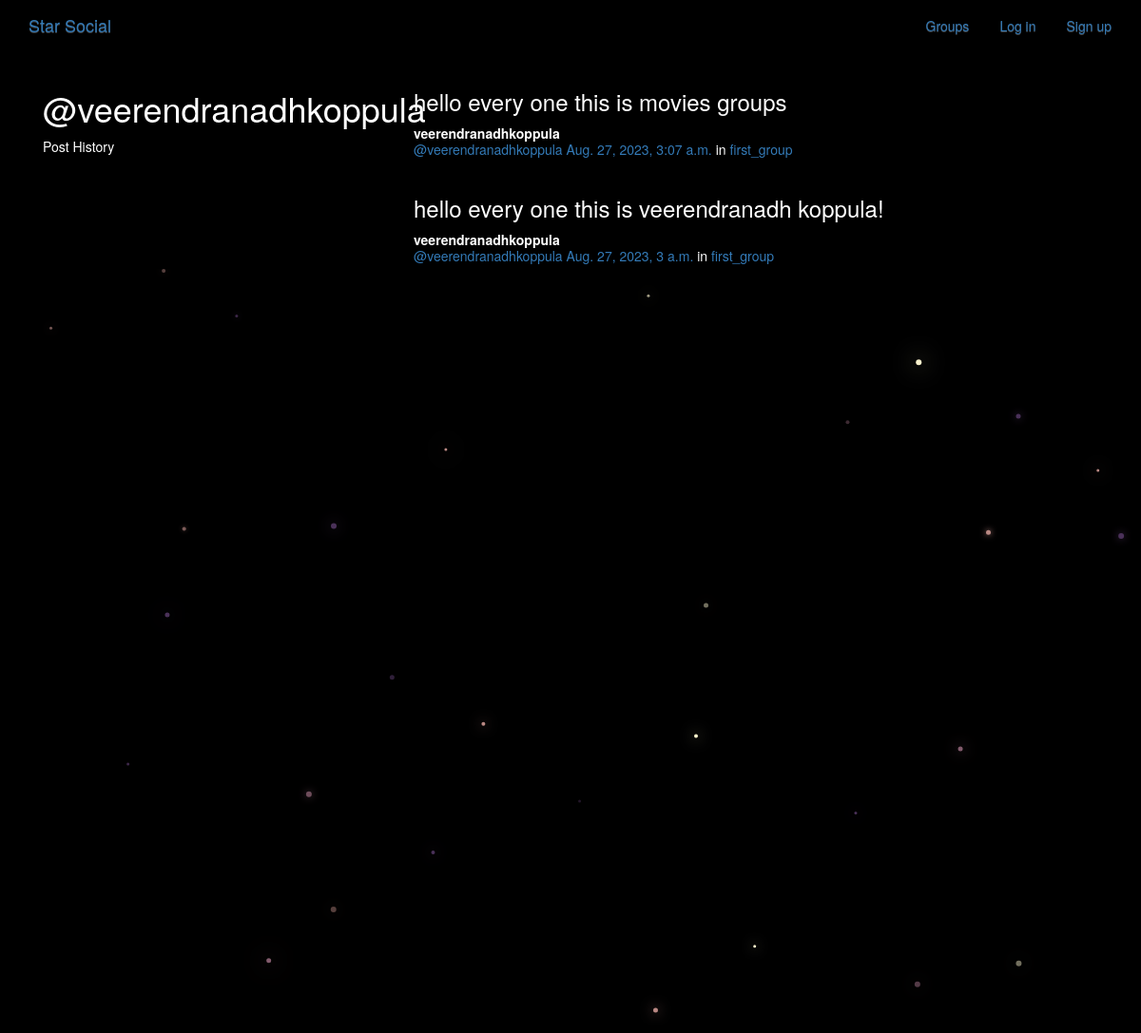
Page /posts/by/veerendranadhkoppula on the committed database.
### posts/models.py (models this page shows, shortened)
class Post(models.Model):
    user = models.ForeignKey(User,related_name='posts',on_delete=models.CASCADE)
    created_at = models.DateTimeField(auto_now=True)
    message = models.TextField()
    message_html = models.TextField(editable=False)
    group = models.ForeignKey(Group,related_name='posts',null=True,blank=True,on_delete=models.CASCADE)
    class Meta:
        ordering = ['-created_at']
        unique_together = ['user','message']

### groups/models.py (models this page shows, shortened)
class Group(models.Model):
    name = models.CharField(max_length=255, unique=True)
    slug = models.SlugField(allow_unicode=True, unique=True)
    description = models.TextField(blank=True, default='')
    description_html = models.TextField(editable=False, default='', blank=True)
    members = models.ManyToManyField(User,through="GroupMember")
    class Meta:
        ordering = ["name"]

### posts/views.py (the view)
# urls.py: re_path(r'^by/(?P<username>[-\w]+)', views.UserPosts.as_view(), name='for_user'),
class UserPosts(generic.ListView):
    model = models.Post
    template_name = "posts/user_post_list.html"
    def get_queryset(self):
        self.post_user = get_object_or_404(User, username__iexact=self.kwargs.get("username"))
        return self.post_user.posts.all()
    def get_context_data(self, **kwargs):
        context = super().get_context_data(**kwargs)
        context["post_user"] = self.post_user
        return context

### posts/templates/posts/user_post_list.html
{% extends "posts/post_base.html" %}
{% block prepost %}
<div class="col-md-4">
	<h1>@{{ post_user.username }}</h1>
	<p>Post History</p>
</div>
{% endblock %}
{% block post_content %}
<div class="col-md-8">
	{% for post in post_list %}
		{% include "posts/_post.html" %}
	{% endfor %}
</div>
{% endblock %}

### posts/templates/posts/_post.html (shortened to what this page needs)
<div class="post media">
	<h3>{{ post.message_html|safe }}</h3>
	<div class="media-body">
		<strong>{{ post.user.username }}</strong>
		<h5 class="media-heading">
			<span class="username"><a href="{% url 'posts:for_user' username=post.user.username %}">@{{ post.user.username }}</a></span>
			<time class="time"><a href="{% url 'posts:single' username=post.user.username pk=post.pk %}">{{ post.created_at }}</a></time>
			{% if post.group %}
			<span class="group-name">in <a href="#">{{ post.group.name }}</a></span>
			{% endif %}
		</h5>
	</div>
</div>

### static/simplesocial/css/master.css (style rules this page uses)
body { margin: 0; overflow: hidden; background-color: black; color:white; }

### rows in the picture
Post: message_html "hello every one this is movies groups", user.username "veerendranadhkoppula", created_at "Aug. 27, 2023, 3:07 a.m.", group.name "first_group"
Post: message_html "hello every one this is veerendranadh koppula!", user.username "veerendranadhkoppula", created_at "Aug. 27, 2023, 3 a.m.", group.name "first_group"

### other values in the picture
{{ post_user.username }} "veerendranadhkoppula"
